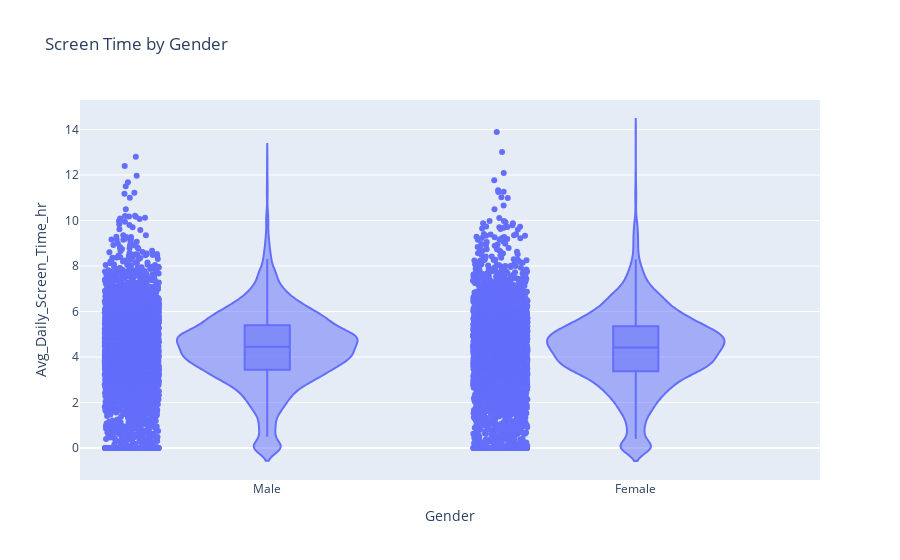

This figure's notebook cell:
### Markdown cell above
## Screen Time by Gender

### Code cell
px.violin(df, y='Avg_Daily_Screen_Time_hr', x='Gender', box=True, points='all',
          title='Screen Time by Gender')

### Figure 1 — Plotly figure (JSON) as saved in the notebook; plotly's stock layout.template omitted (floating-point values rounded to 4 significant figures; data arrays with more than 128 entries replaced by an {"elided": "..."} marker saying what was removed)
{"data": [{"alignmentgroup": "True", "box": {"visible": true}, "hovertemplate": "Gender=%{x}<br>Avg_Daily_Screen_Time_hr=%{y}<extra></extra>", "legendgroup": "", "marker": {"color": "#636efa"}, "name": "", "offsetgroup": "", "orientation": "v", "points": "all", "scalegroup": "True", "showlegend": false, "type": "violin", "x": {"elided": "9712 str values"}, "x0": " ", "xaxis": "x", "y": {"elided": "9712 float values"}, "y0": " ", "yaxis": "y"}], "layout": {"legend": {"tracegroupgap": 0}, "title": {"text": "Screen Time by Gender"}, "violinmode": "group", "xaxis": {"anchor": "y", "domain": [0, 1], "title": {"text": "Gender"}}, "yaxis": {"anchor": "x", "domain": [0, 1], "title": {"text": "Avg_Daily_Screen_Time_hr"}}}}
